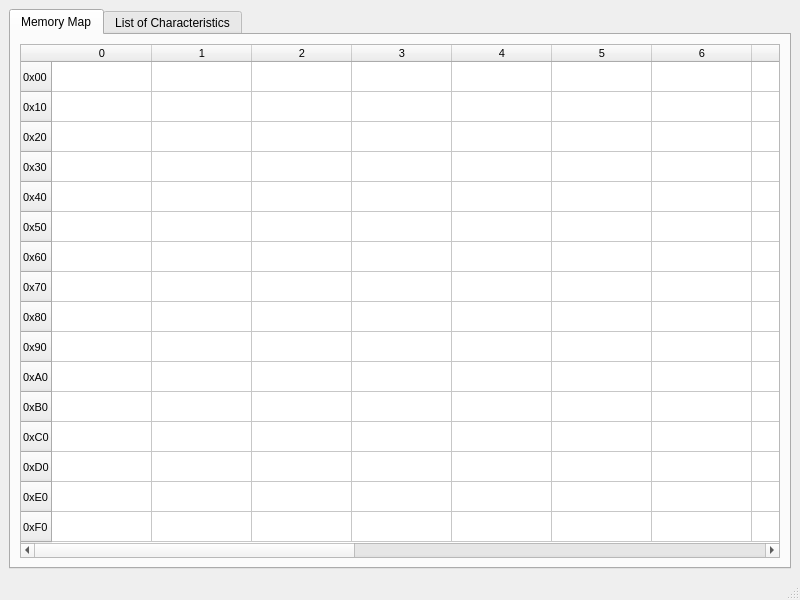
<?xml version="1.0" encoding="UTF-8"?>
<ui version="4.0">
 <class>MainWindow</class>
 <widget class="QMainWindow" name="MainWindow">
  <property name="geometry">
   <rect>
    <x>0</x>
    <y>0</y>
    <width>800</width>
    <height>600</height>
   </rect>
  </property>
  <property name="windowTitle">
   <string>MainWindow</string>
  </property>
  <widget class="QWidget" name="centralwidget">
   <layout class="QGridLayout" name="gridLayout">
    <item row="0" column="0">
     <widget class="QTabWidget" name="tabWidget">
      <property name="currentIndex">
       <number>0</number>
      </property>
      <widget class="QWidget" name="tab">
       <attribute name="title">
        <string>Memory Map</string>
       </attribute>
       <layout class="QGridLayout" name="gridLayout_2">
        <item row="0" column="0">
         <widget class="QTableWidget" name="tableWidget">
          <row>
           <property name="text">
            <string>0x00</string>
           </property>
           <property name="font">
            <font>
             <pointsize>8</pointsize>
            </font>
           </property>
          </row>
          <row>
           <property name="text">
            <string>0x10</string>
           </property>
           <property name="font">
            <font>
             <pointsize>8</pointsize>
            </font>
           </property>
          </row>
          <row>
           <property name="text">
            <string>0x20</string>
           </property>
           <property name="font">
            <font>
             <pointsize>8</pointsize>
            </font>
           </property>
          </row>
          <row>
           <property name="text">
            <string>0x30</string>
           </property>
           <property name="font">
            <font>
             <pointsize>8</pointsize>
            </font>
           </property>
          </row>
          <row>
           <property name="text">
            <string>0x40</string>
           </property>
           <property name="font">
            <font>
             <pointsize>8</pointsize>
            </font>
           </property>
          </row>
          <row>
           <property name="text">
            <string>0x50</string>
           </property>
           <property name="font">
            <font>
             <pointsize>8</pointsize>
            </font>
           </property>
          </row>
          <row>
           <property name="text">
            <string>0x60</string>
           </property>
           <property name="font">
            <font>
             <pointsize>8</pointsize>
            </font>
           </property>
          </row>
          <row>
           <property name="text">
            <string>0x70</string>
           </property>
           <property name="font">
            <font>
             <pointsize>8</pointsize>
            </font>
           </property>
          </row>
          <row>
           <property name="text">
            <string>0x80</string>
           </property>
           <property name="font">
            <font>
             <pointsize>8</pointsize>
            </font>
           </property>
          </row>
          <row>
           <property name="text">
            <string>0x90</string>
           </property>
           <property name="font">
            <font>
             <pointsize>8</pointsize>
            </font>
           </property>
          </row>
          <row>
           <property name="text">
            <string>0xA0</string>
           </property>
           <property name="font">
            <font>
             <pointsize>8</pointsize>
            </font>
           </property>
          </row>
          <row>
           <property name="text">
            <string>0xB0</string>
           </property>
           <property name="font">
            <font>
             <pointsize>8</pointsize>
            </font>
           </property>
          </row>
          <row>
           <property name="text">
            <string>0xC0</string>
           </property>
           <property name="font">
            <font>
             <pointsize>8</pointsize>
            </font>
           </property>
          </row>
          <row>
           <property name="text">
            <string>0xD0</string>
           </property>
           <property name="font">
            <font>
             <pointsize>8</pointsize>
            </font>
           </property>
          </row>
          <row>
           <property name="text">
            <string>0xE0</string>
           </property>
           <property name="font">
            <font>
             <pointsize>8</pointsize>
            </font>
           </property>
          </row>
          <row>
           <property name="text">
            <string>0xF0</string>
           </property>
           <property name="font">
            <font>
             <pointsize>8</pointsize>
            </font>
           </property>
          </row>
          <column>
           <property name="text">
            <string>0</string>
           </property>
           <property name="font">
            <font>
             <pointsize>8</pointsize>
            </font>
           </property>
          </column>
          <column>
           <property name="text">
            <string>1</string>
           </property>
           <property name="font">
            <font>
             <pointsize>8</pointsize>
            </font>
           </property>
          </column>
          <column>
           <property name="text">
            <string>2</string>
           </property>
           <property name="font">
            <font>
             <pointsize>8</pointsize>
            </font>
           </property>
          </column>
          <column>
           <property name="text">
            <string>3</string>
           </property>
           <property name="font">
            <font>
             <pointsize>8</pointsize>
            </font>
           </property>
          </column>
          <column>
           <property name="text">
            <string>4</string>
           </property>
           <property name="font">
            <font>
             <pointsize>8</pointsize>
            </font>
           </property>
          </column>
          <column>
           <property name="text">
            <string>5</string>
           </property>
           <property name="font">
            <font>
             <pointsize>8</pointsize>
            </font>
           </property>
          </column>
          <column>
           <property name="text">
            <string>6</string>
           </property>
           <property name="font">
            <font>
             <pointsize>8</pointsize>
            </font>
           </property>
          </column>
          <column>
           <property name="text">
            <string>7</string>
           </property>
           <property name="font">
            <font>
             <pointsize>8</pointsize>
            </font>
           </property>
          </column>
          <column>
           <property name="text">
            <string>8</string>
           </property>
           <property name="font">
            <font>
             <pointsize>8</pointsize>
            </font>
           </property>
          </column>
          <column>
           <property name="text">
            <string>9</string>
           </property>
           <property name="font">
            <font>
             <pointsize>8</pointsize>
            </font>
           </property>
          </column>
          <column>
           <property name="text">
            <string>A</string>
           </property>
           <property name="font">
            <font>
             <pointsize>8</pointsize>
            </font>
           </property>
          </column>
          <column>
           <property name="text">
            <string>B</string>
           </property>
           <property name="font">
            <font>
             <pointsize>8</pointsize>
            </font>
           </property>
          </column>
          <column>
           <property name="text">
            <string>C</string>
           </property>
           <property name="font">
            <font>
             <pointsize>8</pointsize>
            </font>
           </property>
          </column>
          <column>
           <property name="text">
            <string>D</string>
           </property>
           <property name="font">
            <font>
             <pointsize>8</pointsize>
            </font>
           </property>
          </column>
          <column>
           <property name="text">
            <string>E</string>
           </property>
           <property name="font">
            <font>
             <pointsize>8</pointsize>
            </font>
           </property>
          </column>
          <column>
           <property name="text">
            <string>F</string>
           </property>
           <property name="font">
            <font>
             <pointsize>8</pointsize>
            </font>
           </property>
          </column>
         </widget>
        </item>
       </layout>
      </widget>
      <widget class="QWidget" name="tab_2">
       <attribute name="title">
        <string>List of Characteristics</string>
       </attribute>
      </widget>
     </widget>
    </item>
   </layout>
  </widget>
  <widget class="QMenuBar" name="menubar">
   <property name="geometry">
    <rect>
     <x>0</x>
     <y>0</y>
     <width>800</width>
     <height>22</height>
    </rect>
   </property>
  </widget>
  <widget class="QStatusBar" name="statusbar"/>
 </widget>
 <resources/>
 <connections/>
</ui>
